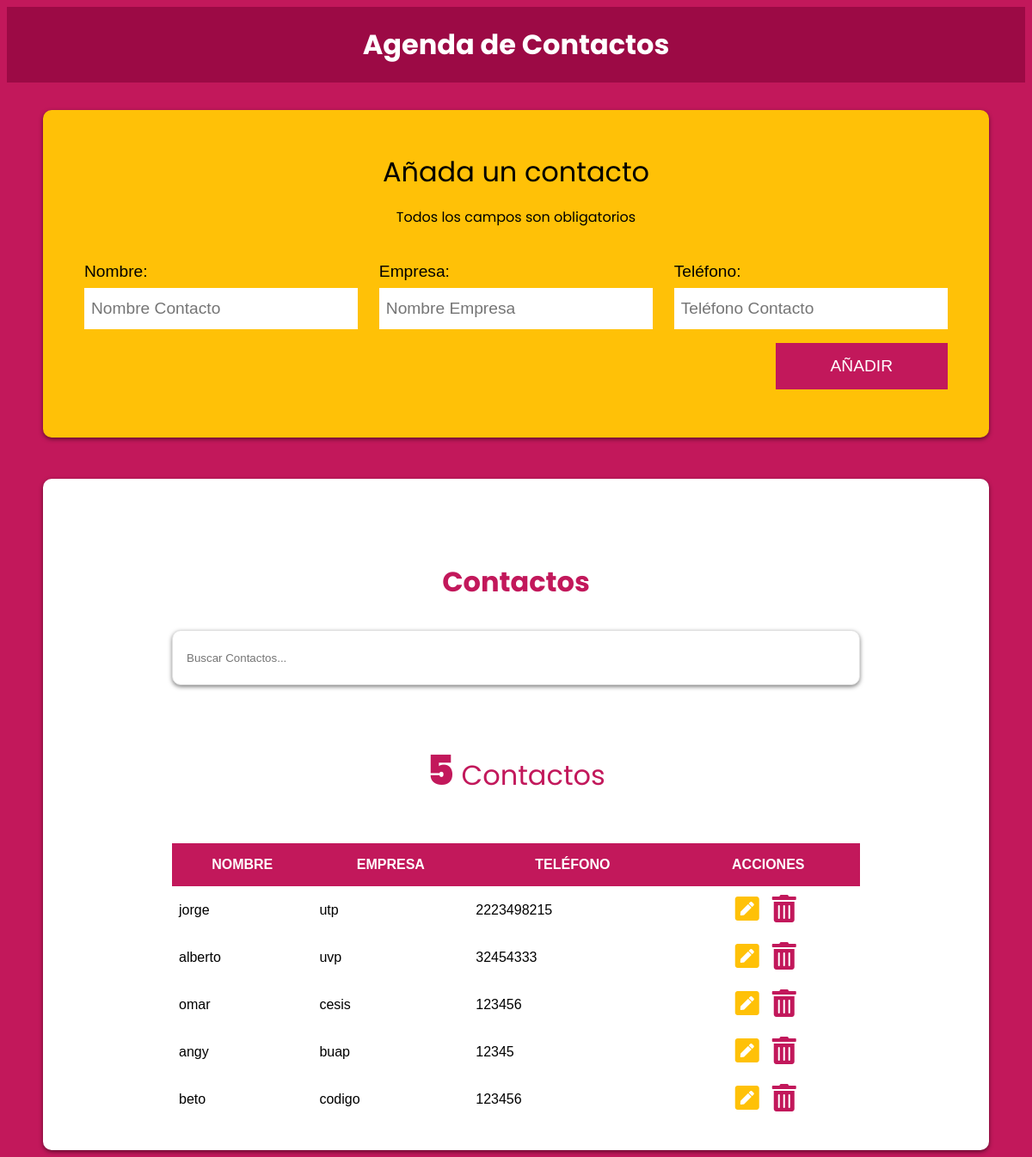
The page / on the database its author committed.
### tables this page shows
CREATE TABLE `contactos` (
  `id` int(11) NOT NULL,
  `nombre` varchar(60) NOT NULL,
  `empresa` varchar(60) NOT NULL,
  `telefono` varchar(15) NOT NULL
);

### inc/funciones/funciones.php (called while the page is built, shortened)
<?php
function obtenerContactos() {
     include 'bd.php';
     try{
          return $conn->query("SELECT id, nombre, empresa, telefono FROM contactos");
     } catch(Exception $e) {
          echo "Error!!" . $e->getMessage() . "<br>";
          return false;
     }
}

### index.php (the view)
<?php
     include 'inc/funciones/funciones.php';
     include 'inc/layout/header.php';
?>
<div class="contenedor-barra">
     <h1>Agenda de Contactos</h1>
</div>
<div class="bg-amarillo contenedor sombra">
     <form id="contacto" action="#">
          <legend>Añada un contacto <span>Todos los campos son obligatorios</span> </legend>
          <?php include 'inc/layout/formulario.php'; ?>
     </form>
</div>
<div class="bg-blanco contenedor sombra contactos">
     <div class="contenedor-contactos">
          <h2>Contactos</h2>
          <input type="text" id="buscar" class="buscador sombra" placeholder="Buscar Contactos...">
          <p class="total-contactos"><span></span> Contactos</p>
          <div class="contenedor-tabla">
               <table id="listado-contactos" class="listado-contactos">
                    <thead>
                         <tr>
                              <th>Nombre</th>
                              <th>Empresa</th>
                              <th>Teléfono</th>
                              <th>Acciones</th>
                         </tr>
                    </thead>
                    <tbody>
                         <?php $contactos = obtenerContactos();
                               if($contactos->num_rows) {
                                   foreach($contactos as $contacto) { ?>
                                   <tr>
                                        <td><?php echo $contacto['nombre']; ?></td>
                                        <td><?php echo $contacto['empresa']; ?></td>
                                        <td><?php echo $contacto['telefono']; ?></td>
                                        <td>
                                             <a class="btn-editar btn" href="editar.php?id=<?php echo $contacto['id']; ?>">
                                                  <i class="fas fa-pen-square"></i>
                                             </a>
                                             <button data-id="<?php echo $contacto['id']; ?>" type="button" class="btn-borrar btn">
                                                  <i class="fas fa-trash-alt"></i>
                                             </button>
                                        </td>
                                   </tr>
                                   <?php }
                              } ?>
                    </tbody>
               </table>
          </div>
     </div>
</div>
<?php include 'inc/layout/footer.php'; ?>

### inc/layout/header.php (shortened to what this page needs)
<!DOCTYPE html>
<html lang="en">
<head>
    <link rel="stylesheet" href="https://necolas.github.io/normalize.css/8.0.0/normalize.css">
    <link rel="stylesheet" href="https://use.fontawesome.com/releases/v5.4.1/css/all.css">
    <link rel="stylesheet" href="css/style.css">
</head>
<body>

### inc/layout/formulario.php (shortened to what this page needs)
<div class="campos">
     <div class="campo">
          <label for="nombre">Nombre:</label>
          <input
               type="text"
               placeholder="Nombre Contacto"
               id="nombre"
          >
     </div>
     <div class="campo">
          <label for="empresa">Empresa:</label>
          <input
               type="text"
               placeholder="Nombre Empresa"
               id="empresa"
          >
     </div>
     <div class="campo">
          <label for="telefono">Teléfono:</label>
          <input
               type="tel"
               placeholder="Teléfono Contacto"
               id="telefono"
          >
     </div>
</div>
<div class="campo enviar">
     <?php
          $textoBtn = ($contacto['telefono']) ? 'Guardar' : 'Añadir';
     ?>
     <input type="submit" value="<?php echo $textoBtn; ?>">
</div>

### inc/layout/footer.php (shortened to what this page needs)
</body>
</html>

### css/style.css (style rules this page uses)
:root { --primario: #C2185B; --secundario: #FFC107; --primarioOscuro : rgb(156, 10, 69); --fuentePrimaria : 'Arial', Helvetica, sans-serif; --fuenteSecundaria : 'Poppins', sans-serif; }
html { box-sizing: border-box; }
*, *:before, *:after { box-sizing: inherit; }
body { background-color: var(--primario); font-family: var(--fuentePrimaria); }
.contenedor { max-width: 1100px; margin: 0 auto; }
.bg-amarillo { background-color: var(--secundario); }
.bg-blanco { background-color: #ffffff; }
.btn { font-size: 2rem; text-decoration: none; }
.btn-editar { color: var(--secundario); }
.btn-borrar { color: var(--primario); }
.sombra { -webkit-box-shadow: 0px 2px 5px 0px rgba(0,0,0,.5); -moz-box-shadow: 0px 2px 5px 0px rgba(0,0,0,.5); box-shadow: 0px 2px 5px 0px rgba(0,0,0,.5); border-radius: 10px; }
h1, h2 { font-family: var(--fuenteSecundaria); text-align: center; margin: 0; }
h1 { padding: 20px; color: white; }
h2 { font-size: 2rem; color: var(--primario); }
.contenedor-barra { background-color: var(--primarioOscuro); }
form { padding: 3rem; margin-top: 2rem; }
form legend { font-family: var(--fuenteSecundaria); font-size: 2rem; text-align: center; }
legend span { font-size: 1rem; margin-top: 1rem; margin-bottom: 2rem; clear: both; display: block; }
@media (min-width:768px) { .campos { display: flex; justify-content: space-between; } }
@media (min-width:768px) { .campo { flex: 0 0 calc(33.3% - 1rem ); } }
.campo { padding: .5rem 0; }
.campo label { font-size: 1.2rem; }
.campo input[type="text"], .campo input[type="tel"] { width:100%; border:none; padding: .5rem; height: 3rem; margin-top: .5rem; font-size: 1.2rem; }
.enviar { display: flex; justify-content: flex-end; }
.campo input[type="submit"] { background-color: var(--primario); border: none; color: white; padding: 1rem 4rem; text-transform: uppercase; font-size: 1.2rem; transition: background-color .5s ease-in-out; flex: 1; }
@media (min-width:768px) { .campo input[type="submit"] { flex: 0 0 auto; } }
.contactos { padding: 2rem; margin-top: 3rem; }
.contenedor-contactos { max-width: 800px; margin: 4rem auto 0 auto; }
.total-contactos { font-family: var(--fuenteSecundaria); margin: 2rem 0; text-align: center; color: var(--primario); font-size: 2rem; }
.total-contactos span { font-size: 3rem; font-weight: 900; }
.buscador { width: 100%; height: 4rem; padding: 1rem; border: 1px solid #e1e1e1; margin: 2rem 0; }
.contenedor-tabla { overflow: scroll; }
.listado-contactos { width: 100%; margin-top: 1rem; border-collapse: collapse; }
.listado-contactos thead { background-color: var(--primario); color: #ffffff; text-transform: uppercase; }
.listado-contactos thead th { padding: 1rem 0; }
.listado-contactos tbody td { padding: .5rem; }
.listado-contactos tbody td:nth-child(4) { text-align: center; }
.listado-contactos button { background-color: transparent!important; border:none; }

### rows shown on the page
contactos: nombre "jorge", empresa "utp", telefono "2223498215"
contactos: nombre "alberto", empresa "uvp", telefono "32454333"
contactos: nombre "omar", empresa "cesis", telefono "123456"
contactos: nombre "angy", empresa "buap", telefono "12345"
contactos: nombre "beto", empresa "codigo", telefono "123456"
